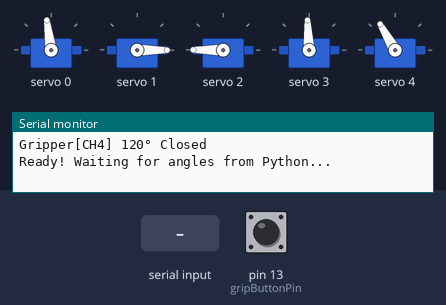
The sketch below on a simulated Arduino Uno, built with avr-gcc and run on an emulated ATmega328P. Shown: 5 × servo, the last lines printed to the serial monitor. Inputs (shaded band) come from the test bench; at power-on: pin 13 (gripButtonPin) HIGH.

Above: at 2.7 s.
2.8 s: "90,45,200\n" received over Serial
At 4.1 s:
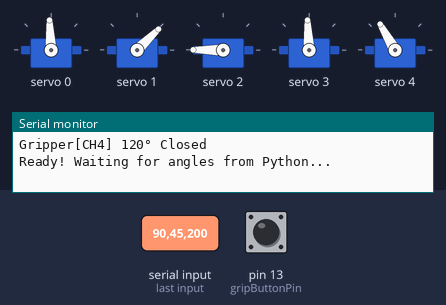
5.8 s: byte 10 ('\n') received over Serial
At 7.6 s:
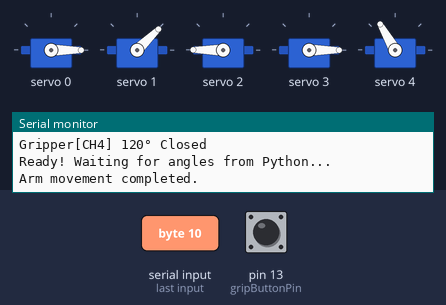
8.8 s: pin 13 (gripButtonPin) pulled LOW for 3.2 s
At 11.6 s:
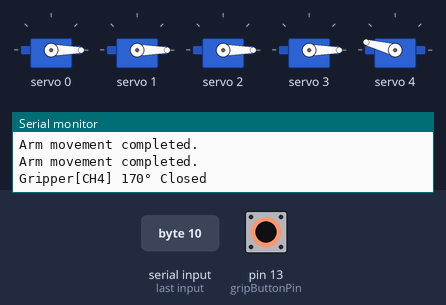
13.5 s: pin 13 (gripButtonPin) pulled LOW for 0.15 s
At 14.2 s:
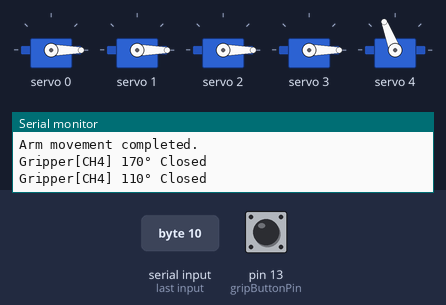
15.1 s: "30,150,10\n" received over Serial
At 17.9 s:
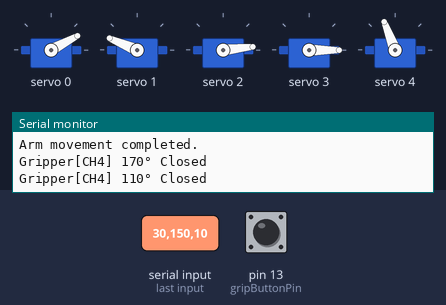
18.1 s: "90,45\n" received over Serial
At 19.5 s:
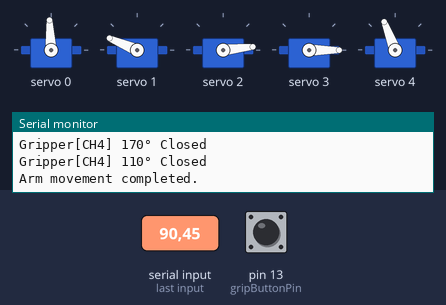
Timing chart, 0 to 22.1 s (numbered marks = the images above; inputs shaded):
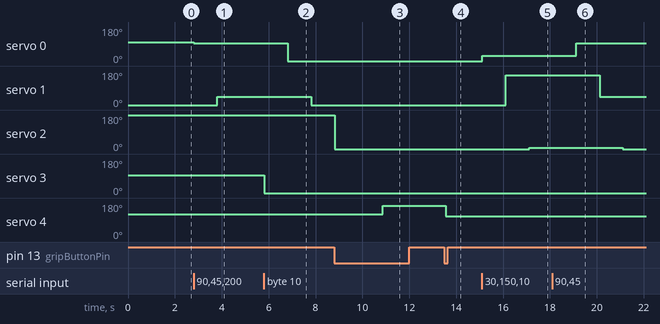

The sketch:

PwmDriver.ino
```cpp
#include <Wire.h>
#include <Adafruit_PWMServoDriver.h>

Adafruit_PWMServoDriver pwm = Adafruit_PWMServoDriver();

// 舵机配置结构体
struct ServoConfig {
  uint8_t channel;     // PWM通道（0-15）
  int initAngle;       // 初始角度
  int minPulseUs;      // 最小脉宽（微秒）
  int maxPulseUs;      // 最大脉宽（微秒）
};

// 配置数组对应舵机1-4 + 夹爪（通道4）
ServoConfig servos[] = {
  {0, 95, 500, 2500},   // MG996R 舵机1
  {1, 0, 500, 2500},    // 20kg   舵机2
  {2, 180, 500, 2500},  // MG996R 舵机3
  {3, 90, 500, 2500},   // MG996R 舵机4
  {4, 120, 650, 2350}    // 夹爪（通道4，初始关闭）
};

const int gripButtonPin = 13;  // 夹爪按钮引脚

void setup() {
  Serial.begin(9600);
  pwm.begin();
  pwm.setPWMFreq(50);

  // 初始化按钮引脚
  pinMode(gripButtonPin, INPUT_PULLUP);

  // 初始化所有舵机（包含夹爪）
  for (int i = 0; i < 5; i++) {
    setServoAngle(i, servos[i].initAngle);
    delay(300);
  }
  Serial.println("Ready! Waiting for angles from Python...");
}

void loop() {
  // 处理串口指令
  if (Serial.available() > 0) {
    handleSerialInput();
  }

  // 实时检测夹爪按钮
  controlGripper();
}

// 修改后的夹爪控制函数（切换模式）
void controlGripper() {
  static int lastButtonState = HIGH;  // 上一次按钮状态
  static int stableButtonState = HIGH; // 稳定后的按钮状态
  static unsigned long lastDebounceTime = 0;
  const int debounceDelay = 50;       // 消抖时间（毫秒）
  static bool isOpen = false;          // 夹爪状态跟踪

  int currentState = digitalRead(gripButtonPin);

   // 检测状态变化时重置消抖计时器
  if (currentState != lastButtonState) {
    lastDebounceTime = millis();
  }

  // 经过消抖时间后处理稳定状态
  if ((millis() - lastDebounceTime) > debounceDelay) {
    // 仅当按钮状态实际改变时更新
    if (currentState != stableButtonState) {
      stableButtonState = currentState;

      // 检测下降沿（按下动作）
      if (stableButtonState == LOW) {
        isOpen = !isOpen; // 切换状态
        setServoAngle(4, isOpen ? 170 : 110);
      }
    }
  }
  lastButtonState = currentState;
}

// 设置舵机角度
void setServoAngle(uint8_t servoIndex, int angle) {
  ServoConfig cfg = servos[servoIndex];
  angle = constrain(angle, 0, 180);

  // 计算脉宽（保持原始参数）
  long pulseUs = map(angle, 0, 180, cfg.minPulseUs, cfg.maxPulseUs);
  int pwmValue = pulseUs * 4096 / 20000;  // 20000μs = 20ms周期

  pwm.setPWM(cfg.channel, 0, pwmValue);

  // 调试信息（仅显示夹爪状态）
  if (servoIndex == 4) {
    Serial.print("Gripper[CH4] ");
    Serial.print(angle);
    Serial.println((angle == 180) ? "° Open" : "° Closed");
  }
}

// 处理串口输入（保持不变）
void handleSerialInput() {
  static char buffer[64];
  static int index = 0;

  while (Serial.available() > 0) {
    char c = Serial.read();
    if (c == '\n') {
      buffer[index] = '\0';
      parseAngles(buffer);
      index = 0;
    } else {
      buffer[index++] = c;
    }
  }
}

// 解析角度（仅处理前4个舵机）
void parseAngles(const char* data) {
  char* token;
  char* dataCopy = strdup(data);
  int angles[4] = {0};

  token = strtok(dataCopy, ",");
  for (int i = 0; i < 4 && token != NULL; i++) {
    angles[i] = (int) atof(token);
    token = strtok(NULL, ",");
  }

  free(dataCopy);

  // 设置前4个舵机
  for (int i = 0; i < 4; i++) {
    setServoAngle(i, angles[i]);
     delay(1000);  // 添加 0.5 秒的延迟
  }
  Serial.println("Arm movement completed.");
}
```

Measured:
- after the input at 2.8 s, servo 0: 98° → 93° at once; servo 1: 0° → 44° after 1.0 s
- after the input at 5.8 s, servo 0: 93° → 0° after 1.0 s; servo 1: 44° → 0° after 2.0 s
- after the input at 8.8 s, servo 4: 120° → 165° after 2.1 s
- after the input at 13.5 s, servo 4: 165° → 111° after 0.05 s
- after the input at 15.1 s, servo 0: 0° → 28° at once; servo 1: 0° → 157° after 1.0 s; servo 2: 0° → 6° after 2.0 s
- after the input at 18.1 s, servo 0: 28° → 93° after 1.0 s; servo 1: 157° → 44° after 2.0 s; servo 2: 6° → 0° after 3.0 s
